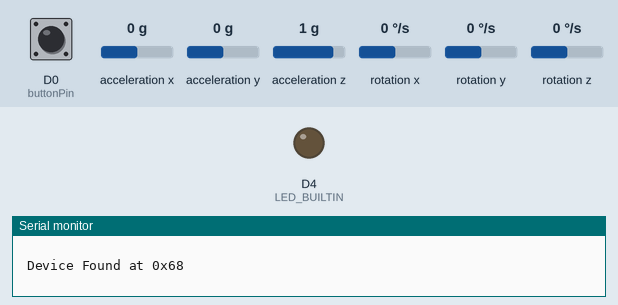
Simulated run of this sketch. Board: ESP8266 (NodeMCU). Parts: output pins drawn as LEDs (lit = HIGH, except the on-board LED, lit = LOW), the last lines printed to the serial monitor. Wiring (inferred from the names in the program): MPU-6050 motion sensor at I2C address 0x68. Dashed ring = blinking. The inputs (shaded band) are chosen by the test bench; at power-on: D0 (buttonPin) LOW, acceleration x 0 g, acceleration y 0 g, acceleration z 1 g, rotation x 0 °/s, rotation y 0 °/s, rotation z 0 °/s. WiFi joins after 1.5 s; servers stay silent unless stated.

Above: at 1.2 s.
1.3 s: D0 (buttonPin) pulled HIGH for 0.15 s
At 5.3 s:
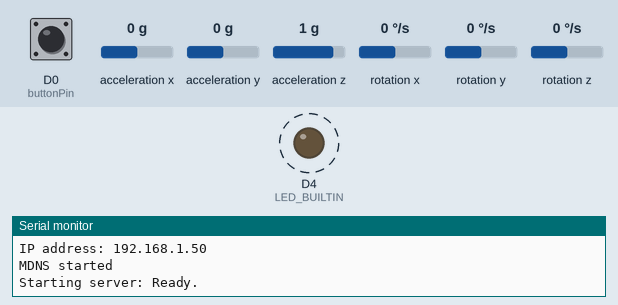
8.8 s: D0 (buttonPin) pulled HIGH for 3.2 s
At 14.4 s:
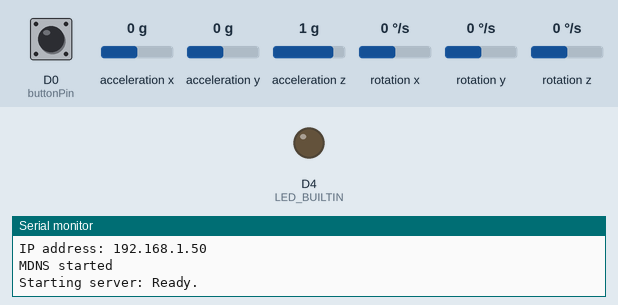
15.0 s: D0 (buttonPin) driven HIGH
At 16.4 s:
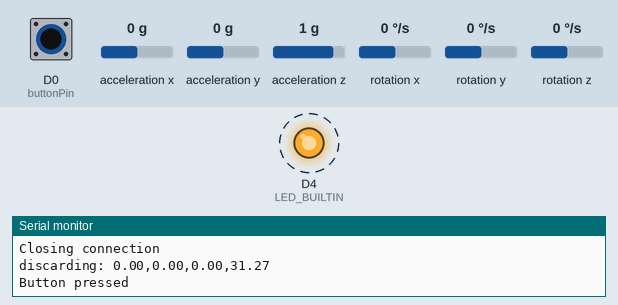
Timing chart, 0 to 19.0 s (numbered marks = the images above; inputs shaded):
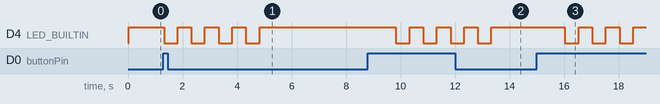

Measured:
- after the input at 1.3 s, D4 (LED_BUILTIN): alternates HIGH for 0.50 s and LOW for 0.50 s, 8 changes in all, then stays HIGH, starting at once
- after the input at 8.8 s, D4 (LED_BUILTIN): alternates HIGH for 0.50 s and LOW for 0.50 s, 8 changes in all, then stays HIGH, starting after 1.0 s
- after the input at 15.0 s, D4 (LED_BUILTIN): alternates HIGH for 0.50 s and LOW for 0.50 s, starting after 1.0 s

The sketch:

esp.ino
```cpp
#include <Wire.h>
#include <stdio.h>
#include <stdlib.h>
#include <ESP8266WiFi.h>
#include <WiFiClient.h>
#include <ESP8266WebServer.h>
#include <ESP8266mDNS.h>
#include "arduino_secrets.h"


// Network / Communication


// Define your SSID and password in the seperate file arduino_secrets.h

ESP8266WebServer server(80);

// Try to connect to fallback wifi when
// we could not establish a connection
// after this amount of time (miliseconds)
int wifiConnectionTimeout = 0;


// Configuration


// The interval controls how much time the ESP spends collecting data
// before sending it to the server. Set to for example 60000 (1 minute).
// Maximum is 72 minutes (see 'millis() rollover, I hope my calculation is correct').
// When debugging you probably want to set this lower...
// Keep in mind that lowering this value may cause problems when running
// for a longer period of time as the memory on the ESP is very limited.
// (miliseconds)
const int interval = 5000;

// Values exceeding the threshold will be appended to the data vector.
// All other data will be discarded.
// This limits the amount of memory taken up by the date avector.
// Additionally during sleep most of the time values are below a certain value
// and are of no interest so the threshold comes without loss of quality in
// sleep analysis when set correctly.
// To find out the optimal threshold value just set it to zero and make a test run...
const float thresholdAccel = 0.1;
const float thresholdGyro = 1.5;


// Button


const int buttonPin = D0;
int buttonState;


// Loop Variables


// All data collected will be stored in this vector.
// Each tuples holds the maximum values of the
// Gyro- and Accelerometer sensor for a specific time span.
std::vector<std::tuple<int, float, float, float, float>> dataVector{};

// Additional variables for the loop
int startTime;
int btnStart;
bool btn;
float GyroX = 0;
float GyroY = 0;
float GyroZ = 0;
float preGyroX = 9;
float preGyroY = 9;
float preGyroZ = 9;
float maxAccel = 0;
int skippedVals = 0;


// Sensor


struct rawdata {
  int16_t AcX;
  int16_t AcY;
  int16_t AcZ;
  int16_t Tmp;
  int16_t GyX;
  int16_t GyY;
  int16_t GyZ;
};

struct scaleddata {
  float AcX;
  float AcY;
  float AcZ;
  float Tmp;
  float GyX;
  float GyY;
  float GyZ;
};

const uint8_t MPU_addr = 0x68; // I2C address of the MPU-6050

const float MPU_GYRO_250_SCALE = 131.0;
const float MPU_GYRO_500_SCALE = 65.5;
const float MPU_GYRO_1000_SCALE = 32.8;
const float MPU_GYRO_2000_SCALE = 16.4;
const float MPU_ACCL_2_SCALE = 16384.0;
const float MPU_ACCL_4_SCALE = 8192.0;
const float MPU_ACCL_8_SCALE = 4096.0;
const float MPU_ACCL_16_SCALE = 2048.0;

bool checkI2c(byte addr);
void mpu6050Begin(byte addr);
void setMPU6050scales(byte addr, uint8_t Gyro, uint8_t Accl);
void getMPU6050scales(byte addr, uint8_t &Gyro, uint8_t &Accl);
rawdata mpu6050Read(byte addr, bool Debug);
scaleddata convertRawToScaled(byte addr, rawdata data_in, bool Debug);


// MPU Sensor Functions


// mpu6050Begin: This function initializes the MPU-6050 IMU Sensor.
// It verifys the address is correct and wakes up the MPU.
void mpu6050Begin(byte addr) {
  if (checkI2c(addr)) {
    Wire.beginTransmission(MPU_addr);
    Wire.write(0x6B); // PWR_MGMT_1 register
    Wire.write(0); // set to zero (wakes up the MPU-6050)
    Wire.endTransmission(true);

    delay(30); // Ensure gyro has enough time to power up
  }
}

// checkI2c: We are using the return value of the Write.endTransmisstion
// to see if a device acknowledged to the address.
bool checkI2c(byte addr) {
  Serial.println(" ");
  Wire.beginTransmission(addr);

  if (Wire.endTransmission() == 0)
  {
    Serial.print(" Device Found at 0x");
    Serial.println(addr, HEX);
    return true;
  }
  else
  {
    Serial.print(" No Device Found at 0x");
    Serial.println(addr, HEX);
    return false;
  }
}

// mpu6050Read: This function reads the raw 16-bit data values from the MPU-6050
rawdata mpu6050Read(byte addr, bool Debug) {
  rawdata values;

  Wire.beginTransmission(addr);
  Wire.write(0x3B); // starting with register 0x3B (ACCEL_XOUT_H)
  Wire.endTransmission(false);
  Wire.requestFrom(addr, 14); // request a total of 14 registers
  values.GyX = Wire.read() << 8 | Wire.read(); // 0x43 (GYRO_XOUT_H) & 0x44 (GYRO_XOUT_L)
  values.GyY = Wire.read() << 8 | Wire.read(); // 0x45 (GYRO_YOUT_H) & 0x46 (GYRO_YOUT_L)
  values.GyZ = Wire.read() << 8 | Wire.read(); // 0x47 (GYRO_ZOUT_H) & 0x48 (GYRO_ZOUT_L)
  values.Tmp = Wire.read() << 8 | Wire.read(); // 0x41 (TEMP_OUT_H) & 0x42 (TEMP_OUT_L)
  values.AcX = Wire.read() << 8 | Wire.read(); // 0x3B (ACCEL_XOUT_H) & 0x3C (ACCEL_XOUT_L)
  values.AcY = Wire.read() << 8 | Wire.read(); // 0x3D (ACCEL_YOUT_H) & 0x3E (ACCEL_YOUT_L)
  values.AcZ = Wire.read() << 8 | Wire.read(); // 0x3F (ACCEL_ZOUT_H) & 0x40 (ACCEL_ZOUT_L)

  if (Debug) {
    Serial.print(" GyX = "); Serial.print(values.GyX);
    Serial.print(" | GyY = "); Serial.print(values.GyY);
    Serial.print(" | GyZ = "); Serial.print(values.GyZ);
    Serial.print(" | Tmp = "); Serial.print(values.Tmp);
    Serial.print(" | AcX = "); Serial.print(values.AcX);
    Serial.print(" | AcY = "); Serial.print(values.AcY);
    Serial.print(" | AcZ = "); Serial.println(values.AcZ);
  }

  return values;
}

void setMPU6050scales(byte addr, uint8_t Gyro, uint8_t Accl) {
  Wire.beginTransmission(addr);
  Wire.write(0x1B); // write to register starting at 0x1B
  Wire.write(Gyro); // Self Tests Off and set Gyro FS to 250
  Wire.write(Accl); // Self Tests Off and set Accl FS to 8g
  Wire.endTransmission(true);
}

void getMPU6050scales(byte addr, uint8_t &Gyro, uint8_t &Accl) {
  Wire.beginTransmission(addr);
  Wire.write(0x1B); // starting with register 0x3B (ACCEL_XOUT_H)
  Wire.endTransmission(false);
  Wire.requestFrom(addr, 2); // request a total of 14 registers
  Gyro = (Wire.read() & (bit(3) | bit(4))) >> 3;
  Accl = (Wire.read() & (bit(3) | bit(4))) >> 3;
}

scaleddata convertRawToScaled(byte addr, rawdata data_in, bool Debug) {
  scaleddata values;
  float scale_value = 0.0;
  byte Gyro, Accl;

  getMPU6050scales(addr, Gyro, Accl);

  if (Debug) {
    Serial.print("Gyro Full-Scale = ");
  }

  switch (Gyro) {
    case 0:
      scale_value = MPU_GYRO_250_SCALE;
      if (Debug) {
        Serial.println("±250 °/s");
      }
      break;
    case 1:
      scale_value = MPU_GYRO_500_SCALE;
      if (Debug) {
        Serial.println("±500 °/s");
      }
      break;
    case 2:
      scale_value = MPU_GYRO_1000_SCALE;
      if (Debug) {
        Serial.println("±1000 °/s");
      }
      break;
    case 3:
      scale_value = MPU_GYRO_2000_SCALE;
      if (Debug) {
        Serial.println("±2000 °/s");
      }
      break;
    default:
      break;
  }

  values.GyX = (float) data_in.GyX / scale_value;
  values.GyY = (float) data_in.GyY / scale_value;
  values.GyZ = (float) data_in.GyZ / scale_value;

  scale_value = 0.0;
  if (Debug) {
    Serial.print("Accl Full-Scale = ");
  }
  switch (Accl) {
    case 0:
      scale_value = MPU_ACCL_2_SCALE;
      if (Debug) {
        Serial.println("±2 g");
      }
      break;
    case 1:
      scale_value = MPU_ACCL_4_SCALE;
      if (Debug) {
        Serial.println("±4 g");
      }
      break;
    case 2:
      scale_value = MPU_ACCL_8_SCALE;
      if (Debug) {
        Serial.println("±8 g");
      }
      break;
    case 3:
      scale_value = MPU_ACCL_16_SCALE;
      if (Debug) {
        Serial.println("±16 g");
      }
      break;
    default:
      break;
  }
  values.AcX = (float) data_in.AcX / scale_value;
  values.AcY = (float) data_in.AcY / scale_value;
  values.AcZ = (float) data_in.AcZ / scale_value;


  values.Tmp = (float) data_in.Tmp / 340.0 + 36.53;

  if (Debug) {
    Serial.print(" GyX = "); Serial.print(values.GyX);
    Serial.print(" °/s| GyY = "); Serial.print(values.GyY);
    Serial.print(" °/s| GyZ = "); Serial.print(values.GyZ);
    Serial.print(" °/s| Tmp = "); Serial.print(values.Tmp);
    Serial.print(" °C| AcX = "); Serial.print(values.AcX);
    Serial.print(" g| AcY = "); Serial.print(values.AcY);
    Serial.print(" g| AcZ = "); Serial.print(values.AcZ); Serial.println(" g");
  }

  return values;
}


// Data Collection


// refreshData: Fetch values from MPU and find new maximum values
void refreshValues() {
  rawdata next_sample;
  scaleddata values;

  // Get data from MPU
  setMPU6050scales(MPU_addr, 0b00000000, 0b00010000);
  next_sample = mpu6050Read(MPU_addr, false);
  values = convertRawToScaled(MPU_addr, next_sample, false);

  // Accelerometer: Get maximum acceleration
  // Using fabsf because it is not import in which direction we move.
  maxAccel = max(maxAccel, max(fabsf(values.AcZ), max(fabsf(values.AcY), fabsf(values.AcZ))));

  // Gyroscope: If the values have changed the position of the sensor is change
  // so we can conclude that the person has moved.
  if (values.GyX != GyroX) {
    GyroX = values.GyX;
  }
  if (values.GyY != GyroY) {
    GyroY = values.GyY;
  }
  if (values.GyZ != GyroZ) {
    GyroZ = values.GyZ;
  }
}


// Networking / Web Server


int networkSetup(String ssid, String password) {


  // Measure time since start of the function to obey timeout

  int idleStart = millis();


  /* WiFi connection */

  Serial.println("\nConnecting to WiFi network " + String(ssid) + " ");


  // Make WiFi client and request connection to network

  WiFi.mode(WIFI_STA);
  WiFi.begin(ssid, password);


  // Wait for connection

  while (WiFi.status() != WL_CONNECTED) { // run <- status


    // Blinking LED

    delay(500);
    digitalWrite(LED_BUILTIN, LOW);
    delay(500);
    digitalWrite(LED_BUILTIN, HIGH);
    Serial.print(".");


    // Check if we exceed the timeout

    if (wifiConnectionTimeout != 0 && millis() - idleStart > wifiConnectionTimeout) {
      return -1; // Timeout reached
    }

  }


  // Connection successful

  Serial.println("\nConnected.");
  Serial.print("IP address: ");
  Serial.println(WiFi.localIP());


  /* mDNS */

  // Start mDNS with name esp8266 -> addres esp8266.local

  if (MDNS.begin("esp8266")) {
    Serial.println("MDNS started");
  }


  /* Server */

  Serial.print("Starting server: ");
  server.on("/", handleRoot);
  server.begin();
  Serial.println("Ready."); \


  return 0;   // Network setup successful
}


void handleRoot() {
  String content = "";
  int elements;
  int offset;
  std::tuple<int, float, float, float, float> element;

  /*
     The client can specify the exact elements of the vector he receive.

     He does so by defining parameters elements and offset.

     This way he can retrieve the whole data vector.

     When he is done he may want to send a request to / which will send the metainformation.

  */


  /* Request for Data*/

  if (server.args() == 2) {


    // Parameters define which section of the vector has to be sent

    if (server.hasArg("elements") && server.hasArg("offset")) {
      elements = server.arg("elements").toInt();
      offset = server.arg("offset").toInt();

      Serial.println("Received request: offset " + String(offset) + ", elements " + String(elements));


      // Forge the reply

      for (int i = offset; i < elements + offset; i++) {


        // We let the client know when he reaches the end so he can request the metainformation

        if (i >= dataVector.size()) {
          Serial.print("Vector size exceeded, ");
          server.send(200, "text/plain", content + "stop");
          Serial.println("Sent rest of vector + stop signal to client: " + content);
          return;
        }


        // Append data from vector

        element = dataVector.at(i);
        content = content + String(std::get<0>(element)) + "," + String(std::get<1>(element)) + "," + String(std::get<2>(element)) + "," + String(std::get<3>(element)) + "," + String(std::get<4>(element)) + ";";
        Serial.println("appended: " + String(std::get<0>(element)) + "," + String(std::get<1>(element)) + ";");
      }
    }

    server.send(200, "text/plain", content);
    Serial.println("Sent to client: " + content);


  /* Request for Metainformation*/

  } else {


    // Send interval and calculate how much time has elapsed
    // since the button was pressed
    content = String(interval) + "; " + String(btnStart);
    server.send(200, "text/plain", content);
    Serial.println("Sent to client:" + content);


    // When the client requests the interval we interpret this as a notification
    // that all data has been received; therefore we just clear the data vector
    // so esp can start collection data again.
    //    dataVector.clear();
  }
}


// Setup


// setup: The setup includes initializations of networking and hardware interfaces
void setup(void) {
  // Initialize serial communication
  Serial.begin(115200);

  // Initialize I2C communication with MPU
  Wire.begin();
  mpu6050Begin(MPU_addr);

  // Initialize the button and LED pins
  pinMode(buttonPin, INPUT);
  pinMode(LED_BUILTIN, OUTPUT);
  digitalWrite(LED_BUILTIN, HIGH);

  // Set timer
  startTime = millis();
}


// Loop


// After a set time span the maximum values it received during that time
// will be appended to the data vector.
void loop(void) {
  delay(25);


  // Refresh maximum and minimum values
  refreshValues();
  //  Serial.println("test: " + String(maxAccel) + "," + String(GyroX) + "," + String(GyroY) + "," + String(GyroZ));


  /*
   * If 'interval' time has elapsed
   * - (calculate Gyro difference)
   * - push the data pair to the vector
   * - reset timer and vars
   */

  if (millis() - startTime > interval) {

    if (maxAccel > thresholdAccel || GyroX > preGyroX + thresholdGyro || GyroX < preGyroX - thresholdGyro || GyroY > preGyroY + thresholdGyro || GyroY < preGyroY - thresholdGyro || GyroZ > preGyroZ + thresholdGyro || GyroZ < preGyroZ - thresholdGyro) {
      // Make tuple and append to data vector along with number of skipped values
      dataVector.push_back(std::make_tuple(skippedVals, maxAccel, GyroX, GyroY, GyroZ));
      preGyroX = GyroX;
      preGyroY = GyroY;
      preGyroZ = GyroZ;
      Serial.println("Treshold exceeded! append: " + String(skippedVals) + "," + String(maxAccel) + "," + String(GyroX) + "," + String(GyroY) + "," + String(GyroZ));
      skippedVals = 0;
    } else {
      skippedVals ++;
      Serial.println("discarding: " + String(maxAccel) + "," + String(GyroX) + "," + String(GyroY) + "," + String(GyroZ));
    }

    // Reset timer / maxAccel
    startTime = millis();
    maxAccel = 0;
  }


  // Check button status
  // Start server / wifi if the button is pressed (HIGH)
  buttonState = digitalRead(buttonPin);
  if (buttonState == HIGH) {
    Serial.println("\nButton pressed");

    // Blinking LED
    digitalWrite(LED_BUILTIN, LOW);
    delay(500);
    digitalWrite(LED_BUILTIN, HIGH);
    delay(500);
    digitalWrite(LED_BUILTIN, LOW);
    delay(500);
    digitalWrite(LED_BUILTIN, HIGH);

    // Measure idle time
    // later we send it to client so he knows the time gap
    // between waking up and actually retrieving the data
    btnStart = millis();


    // WiFi connection
    if (networkSetup(SECRET_SSID, SECRET_PASS) != 0) {

      if (FALLBACK_SECRET_SSID != "") {

        if (networkSetup(FALLBACK_SECRET_SSID, FALLBACK_SECRET_PASS) != 0) {
          Serial.println();
          Serial.println("[INFO] Connecting to fallback WiFi network " + String(FALLBACK_SECRET_SSID) + " ");
          Serial.println("Error: Could not connect to fallback wifi. Aborting...");
          return;
        }
      }
    }


    // Keep server running until button is pressed again
    buttonState = digitalRead(buttonPin);
    while (buttonState == LOW) {
      server.handleClient();
      MDNS.update();
      buttonState = digitalRead(buttonPin);
    }


    Serial.println("Closing connection");
    server.close();
    server.stop();
    WiFi.mode(WIFI_OFF);
    delay(1000);
  }
}
```

arduino_secrets.h
```cpp
#define SECRET_SSID "YOUR_SSID"
#define SECRET_PASS "YOUR_PASSWORD"

#define FALLBACK_SECRET_SSID ""
#define FALLBACK_SECRET_PASS ""
```
